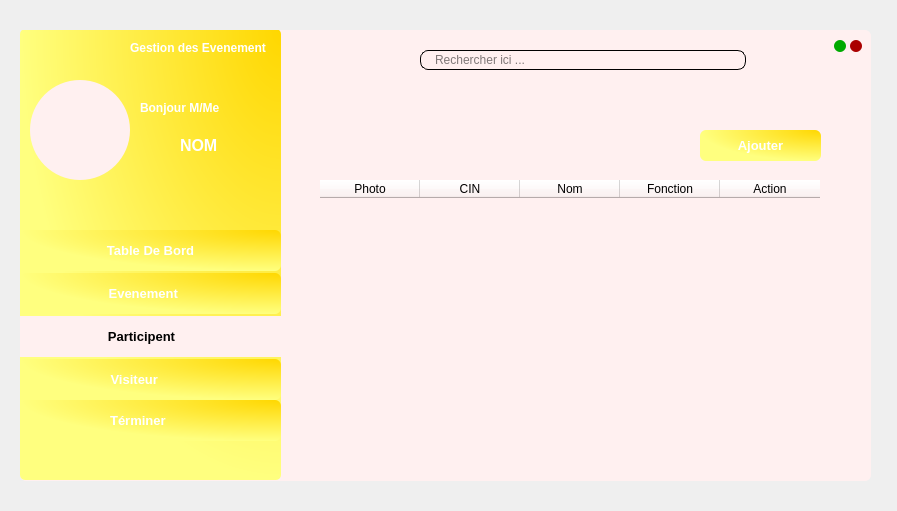
<?xml version="1.0" encoding="UTF-8"?>
<ui version="4.0">
 <class>emp</class>
 <widget class="QWidget" name="emp">
  <property name="geometry">
   <rect>
    <x>0</x>
    <y>0</y>
    <width>897</width>
    <height>511</height>
   </rect>
  </property>
  <property name="windowTitle">
   <string>Form</string>
  </property>
  <widget class="QWidget" name="emp_w" native="true">
   <property name="geometry">
    <rect>
     <x>20</x>
     <y>30</y>
     <width>851</width>
     <height>451</height>
    </rect>
   </property>
   <property name="styleSheet">
    <string notr="true">background-color: rgb(255, 240, 240);
border-radius: 6px;</string>
   </property>
   <widget class="QLabel" name="menu">
    <property name="geometry">
     <rect>
      <x>0</x>
      <y>-1</y>
      <width>261</width>
      <height>451</height>
     </rect>
    </property>
    <property name="styleSheet">
     <string notr="true">    background-color: qradialgradient(cx: 1, cy: 0, radius: 1, fx: 1, fy: 0, stop: 0#FFD700, stop: 1 rgb(255, 255, 127) );
    color: white;
    padding: 10px;
    border-radius: 5px;
    box-shadow: 0 0 10px rgba(0, 0, 0, 0.1); </string>
    </property>
    <property name="text">
     <string/>
    </property>
   </widget>
   <widget class="QLabel" name="titre">
    <property name="geometry">
     <rect>
      <x>110</x>
      <y>10</y>
      <width>151</width>
      <height>16</height>
     </rect>
    </property>
    <property name="font">
     <font>
      <pointsize>9</pointsize>
      <weight>75</weight>
      <bold>true</bold>
     </font>
    </property>
    <property name="styleSheet">
     <string notr="true">background-color:none;
color: rgb(255, 255, 255);</string>
    </property>
    <property name="text">
     <string>Gestion des Evenement</string>
    </property>
   </widget>
   <widget class="QLabel" name="pic">
    <property name="geometry">
     <rect>
      <x>10</x>
      <y>50</y>
      <width>100</width>
      <height>100</height>
     </rect>
    </property>
    <property name="font">
     <font>
      <pointsize>8</pointsize>
     </font>
    </property>
    <property name="styleSheet">
     <string notr="true">border-radius:50px;</string>
    </property>
    <property name="text">
     <string/>
    </property>
   </widget>
   <widget class="QLabel" name="nom">
    <property name="geometry">
     <rect>
      <x>160</x>
      <y>100</y>
      <width>71</width>
      <height>31</height>
     </rect>
    </property>
    <property name="font">
     <font>
      <pointsize>12</pointsize>
      <weight>75</weight>
      <bold>true</bold>
     </font>
    </property>
    <property name="styleSheet">
     <string notr="true">background-color:none;
color: rgb(255, 255, 255);</string>
    </property>
    <property name="text">
     <string>NOM</string>
    </property>
   </widget>
   <widget class="QLabel" name="salut">
    <property name="geometry">
     <rect>
      <x>120</x>
      <y>70</y>
      <width>101</width>
      <height>16</height>
     </rect>
    </property>
    <property name="font">
     <font>
      <pointsize>9</pointsize>
      <weight>75</weight>
      <bold>true</bold>
     </font>
    </property>
    <property name="styleSheet">
     <string notr="true">background-color:none;
color: rgb(255, 255, 255);</string>
    </property>
    <property name="text">
     <string>Bonjour M/Me</string>
    </property>
   </widget>
   <widget class="QPushButton" name="bord">
    <property name="geometry">
     <rect>
      <x>0</x>
      <y>200</y>
      <width>261</width>
      <height>41</height>
     </rect>
    </property>
    <property name="font">
     <font>
      <pointsize>10</pointsize>
      <weight>75</weight>
      <bold>true</bold>
     </font>
    </property>
    <property name="styleSheet">
     <string notr="true">QPushButton{
    background-color: qradialgradient(cx: 1, cy: 0, radius: 1, fx: 1, fy: 0, stop: 0#FFD700, stop: 1 rgb(255, 255, 127) );
    color: rgb(255, 255, 255);
    border: None;
}
QPushButton:hover{
	background-color: rgb(255, 240, 240);
    color: rgb(0, 0, 0);
}
</string>
    </property>
    <property name="text">
     <string>Table De Bord</string>
    </property>
   </widget>
   <widget class="QPushButton" name="event">
    <property name="geometry">
     <rect>
      <x>0</x>
      <y>243</y>
      <width>261</width>
      <height>41</height>
     </rect>
    </property>
    <property name="maximumSize">
     <size>
      <width>16777215</width>
      <height>41</height>
     </size>
    </property>
    <property name="font">
     <font>
      <pointsize>10</pointsize>
      <weight>75</weight>
      <bold>true</bold>
     </font>
    </property>
    <property name="styleSheet">
     <string notr="true">QPushButton{
    background-color: qradialgradient(cx: 1, cy: 0, radius: 1, fx: 1, fy: 0, stop: 0#FFD700, stop: 1 rgb(255, 255, 127) );
    color: rgb(255, 255, 255);
    border: None;
}
QPushButton:hover{
	background-color: rgb(255, 240, 240);
    color: rgb(0, 0, 0);
}</string>
    </property>
    <property name="text">
     <string>Evenement    </string>
    </property>
   </widget>
   <widget class="QPushButton" name="participent">
    <property name="geometry">
     <rect>
      <x>0</x>
      <y>286</y>
      <width>261</width>
      <height>41</height>
     </rect>
    </property>
    <property name="font">
     <font>
      <pointsize>10</pointsize>
      <weight>75</weight>
      <bold>true</bold>
     </font>
    </property>
    <property name="styleSheet">
     <string notr="true">border-radius: 0px;</string>
    </property>
    <property name="text">
     <string>Participent     </string>
    </property>
   </widget>
   <widget class="QPushButton" name="visiteur">
    <property name="geometry">
     <rect>
      <x>0</x>
      <y>329</y>
      <width>261</width>
      <height>41</height>
     </rect>
    </property>
    <property name="font">
     <font>
      <pointsize>10</pointsize>
      <weight>75</weight>
      <bold>true</bold>
     </font>
    </property>
    <property name="styleSheet">
     <string notr="true">QPushButton{
    background-color: qradialgradient(cx: 1, cy: 0, radius: 1, fx: 1, fy: 0, stop: 0#FFD700, stop: 1 rgb(255, 255, 127) );
    color: rgb(255, 255, 255);
    border: None;
}
QPushButton:hover{
	background-color: rgb(255, 240, 240);
    color: rgb(0, 0, 0);
}</string>
    </property>
    <property name="text">
     <string>Visiteur         </string>
    </property>
   </widget>
   <widget class="QLineEdit" name="recherche">
    <property name="geometry">
     <rect>
      <x>400</x>
      <y>20</y>
      <width>326</width>
      <height>20</height>
     </rect>
    </property>
    <property name="styleSheet">
     <string notr="true">                max-width: 300px;
                padding: 0px 12px; 
                border-radius: 8px;
                border: 1px solid #000000;
                outline: none;
                box-shadow: 0px 0px 20px -18px; </string>
    </property>
    <property name="placeholderText">
     <string>Rechercher ici ...</string>
    </property>
   </widget>
   <widget class="QPushButton" name="cam">
    <property name="geometry">
     <rect>
      <x>740</x>
      <y>10</y>
      <width>50</width>
      <height>50</height>
     </rect>
    </property>
    <property name="text">
     <string/>
    </property>
   </widget>
   <widget class="QPushButton" name="reduit">
    <property name="geometry">
     <rect>
      <x>814</x>
      <y>10</y>
      <width>12</width>
      <height>12</height>
     </rect>
    </property>
    <property name="styleSheet">
     <string notr="true">QPushButton{
	background-color: rgb(0, 170, 0);
    border-radius: 6px;
   border: none;
}
QPushButton:pressed{
	background-color: rgb(0, 255, 0);
 }</string>
    </property>
    <property name="text">
     <string/>
    </property>
   </widget>
   <widget class="QPushButton" name="close">
    <property name="geometry">
     <rect>
      <x>830</x>
      <y>10</y>
      <width>12</width>
      <height>12</height>
     </rect>
    </property>
    <property name="styleSheet">
     <string notr="true">QPushButton{
	background-color: rgb(170, 0, 0);
    border-radius: 6px;
   border: none;
}
QPushButton:pressed{
	background-color: rgb(255, 0, 0);
 }</string>
    </property>
    <property name="text">
     <string/>
    </property>
   </widget>
   <widget class="QPushButton" name="terminer">
    <property name="geometry">
     <rect>
      <x>0</x>
      <y>370</y>
      <width>261</width>
      <height>41</height>
     </rect>
    </property>
    <property name="font">
     <font>
      <pointsize>10</pointsize>
      <weight>75</weight>
      <bold>true</bold>
     </font>
    </property>
    <property name="styleSheet">
     <string notr="true">QPushButton{
    background-color: qradialgradient(cx: 1, cy: 0, radius: 1, fx: 1, fy: 0, stop: 0#FFD700, stop: 1 rgb(255, 255, 127) );
    color: rgb(255, 255, 255);
    border: None;
}
QPushButton:hover{
	background-color: rgb(255, 240, 240);
    color: rgb(0, 0, 0);
}</string>
    </property>
    <property name="text">
     <string>Términer       </string>
    </property>
   </widget>
   <widget class="QPushButton" name="bord_2">
    <property name="geometry">
     <rect>
      <x>680</x>
      <y>100</y>
      <width>121</width>
      <height>31</height>
     </rect>
    </property>
    <property name="font">
     <font>
      <pointsize>10</pointsize>
      <weight>75</weight>
      <bold>true</bold>
     </font>
    </property>
    <property name="styleSheet">
     <string notr="true">QPushButton{
    background-color: qradialgradient(cx: 1, cy: 0, radius: 1, fx: 1, fy: 0, stop: 0#FFD700, stop: 1 rgb(255, 255, 127) );
    color: rgb(255, 255, 255);
    border: None;
}
QPushButton:hover{
	background-color: rgb(255, 240, 240);
    color: rgb(0, 0, 0);
}
</string>
    </property>
    <property name="text">
     <string>Ajouter</string>
    </property>
   </widget>
   <widget class="QTableWidget" name="tableWidget">
    <property name="geometry">
     <rect>
      <x>300</x>
      <y>150</y>
      <width>501</width>
      <height>261</height>
     </rect>
    </property>
    <column>
     <property name="text">
      <string>Photo</string>
     </property>
    </column>
    <column>
     <property name="text">
      <string>CIN</string>
     </property>
    </column>
    <column>
     <property name="text">
      <string>Nom</string>
     </property>
    </column>
    <column>
     <property name="text">
      <string>Fonction</string>
     </property>
    </column>
    <column>
     <property name="text">
      <string>Action</string>
     </property>
    </column>
   </widget>
  </widget>
 </widget>
 <resources/>
 <connections/>
</ui>
